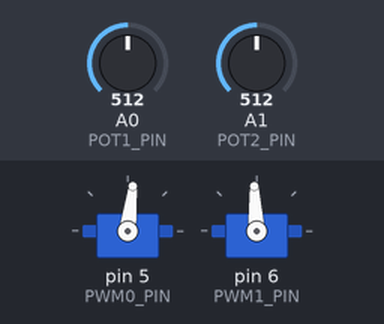
The sketch below on a simulated Arduino Uno, built with avr-gcc and run on an emulated ATmega328P. Parts: 2 × servo. Inputs (shaded band) come from the test bench; at power-on: A1 (POT2_PIN) = 512, A0 (POT1_PIN) = 512.

Above: at 1.2 s.
1.3 s: A1 (POT2_PIN) set to 528
At 2.2 s:
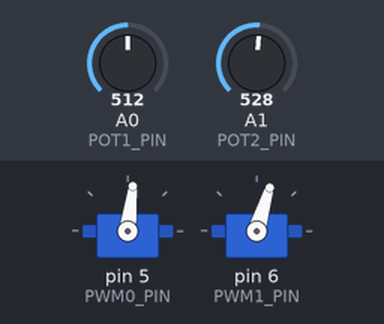
2.8 s: A1 (POT2_PIN) set to 511
At 3.4 s:
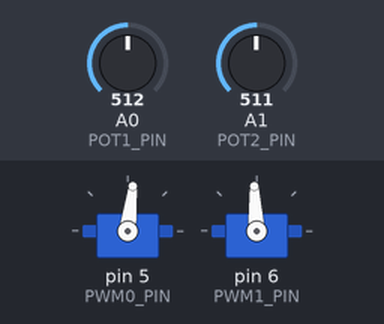
4.3 s: A1 (POT2_PIN) set to 306
At 5.5 s:
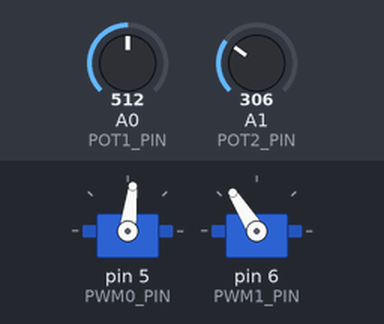
5.8 s: A1 (POT2_PIN) set to 716
At 6.8 s:
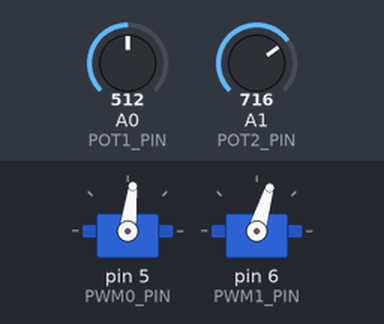
Timing chart, 0 to 8.3 s (numbered marks = the images above; inputs shaded):
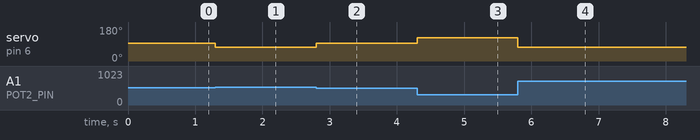

The sketch:

Telescope_Firmware_V2.ino
```cpp
// Title: Telescope Firmware
// Description: Firmware for Pan/Tilt Telescope System
// Usage: Upload to Arduino and send UART data
// Note: Arduino expects a character 'h' or 'v' depending on which motor to control followed by an int
// that indicates the desired degree rotation for the corresponding motor

#include <Arduino.h>
#include <Servo.h>

// Pin Definitions
#define POT1_PIN A0 // Telescope Arm Elevation Potentiometer Wiper Pin
#define POT2_PIN A1 // Telesceop Arm Azimuth Poteniometer Wiper Pin
#define PWM0_PIN 5  // Linear Actuator PWM
#define PWM1_PIN 6  // DC Motor PWM

// Mathematic Definitions
#define GEAR_RATIO 3 // Gear ratio from horizontal telescope arm gear to potentiometer gear
#define H_MIN_ANGLE 0 // 0.00 degrees min horizontal angle
#define V_MIN_ANGLE 0 // 0.00 degrees min vertical angle
#define H_MAX_ANGLE 36000 //360.00 degrees max horizontal angle
#define V_MAX_ANGLE 9000 // 90.00 degrees max vertical angle
#define H_POT_VAL_0 510 // Potentiometer value for 0 degree horizontal rotation
#define V_POT_VAL_0 45 // Potentiometer value for 0 degree vertical rotation
#define H_POT_ROT 101 // Change in horizontal potentiometer value for 1 rotation
// #define H_POT_ROT 110 // Change in horizontal potentiometer value for 1 rotation
#define H_POT_VAL_360 H_POT_VAL_0 + H_POT_ROT*GEAR_RATIO // Potentiometer value for 360 degree horizontal rotation
#define V_POT_VAL_90 425 // Potentiometer value for 90 degree vertical rotation
#define H_POT_TOL 2 // +/- Tolerance in horizontal potentiometer value (total horizontal error is twice this value)
#define V_POT_TOL 2 // +/- Tolerance in vertical potentiometer value (total vertical error is twice this value)
static float H_SLOPE = float(H_POT_VAL_360-H_POT_VAL_0)/float(H_MAX_ANGLE-H_MIN_ANGLE); // Slope for mapping horizontal degree to potentiometer value
static float H_OFFSET = H_POT_VAL_360-H_SLOPE*H_MAX_ANGLE; // Offset for mapping horizontal degree to potentiometer value
static float V_SLOPE = float(V_POT_VAL_90-V_POT_VAL_0)/float(V_MAX_ANGLE-V_MIN_ANGLE); // Slope for mapping vertical degree to potentiometer value
static float V_OFFSET = V_POT_VAL_90-V_SLOPE*V_MAX_ANGLE; // Offset for mapping horizontal degeree to potentiometer value

#define LIN_MIN_PULSE 1400 // Min pulse width in microseconds for Lin Motor PWM
#define LIN_MAX_PULSE 1600 // Max pulse width in microseconds for Lin Motor PWM
#define DC_MIN_PULSE 1300 // Min pulse width in microseconds for DC Motor PWM
#define DC_MAX_PULSE 1800 // Max pulse width in microseconds for DC Motor PWM

// Initial Degree Values
static unsigned int INITIAL_V = 4500;
static unsigned int INITIAL_H = 0;

// Motor States
#define MOTOR_STOPPED 0
#define MOTOR_FORWARDS 1
#define MOTOR_BACKWARDS 2

// Servo object
Servo pwm0;
Servo pwm1;

// Potentiometer Position Variables
unsigned int v_pot1Val = 0; // Value of elevation potentiometer
unsigned int h_pot2Val = 0; // Value of azimuth potentiometer
long v_target = 0; // Target elevation potentiometer value
long h_target = 0; // Target azimuth potentiometer value
bool v_state = MOTOR_STOPPED; // Indicates state of the linear actuator DC motor
bool h_state = MOTOR_STOPPED; // Indicates state of the horizontal rotation DC motor

// UART Received Byte Array
byte incomingBytes[3];

// Update linear actuator function
void updateLin(unsigned int degree) {
  // Calculate new vertical target potentiometer position from desired degree rotation
  v_target = long(V_SLOPE*degree + V_OFFSET);
}

// Update DC Motor target position
void updateDC(unsigned int degree) {
  // Calculates new horizontal target potentiometer position from desired degree rotation
  h_target = long(H_SLOPE*degree + H_OFFSET);
}

void setup() {
  Serial.begin(115200);
  while (!Serial)
    ;
  // Serial.println("Program Start\n");
  // End of Debug Serial

  pwm0.attach(PWM0_PIN);
  pwm1.attach(PWM1_PIN);

  // Set PWM to default values
  pwm0.writeMicroseconds(1500);  // Linear Actuator PWM set to neutral
  pwm1.writeMicroseconds(1500);  // DC Motor PWM set to neutral

  // Initialize target values to 0 degrees
  updateLin(INITIAL_V);
  updateDC(INITIAL_H);
}

void loop() {
  // Update potentiometer values
  v_pot1Val = analogRead(POT1_PIN);
  h_pot2Val = analogRead(POT2_PIN);

  // Vertical Rotation Linear Actuator Control Loop
  if((v_state != MOTOR_STOPPED) && (abs(v_pot1Val - v_target) <= V_POT_TOL)) {
    pwm0.writeMicroseconds(1500); // Stop Linear Actuator motor
    v_state = MOTOR_STOPPED;
  }
  else if((abs(v_pot1Val - v_target) > V_POT_TOL)) {
    // Check if arm passed desired position
    if((v_state != MOTOR_BACKWARDS) && (v_pot1Val - v_target > 0)) {
      pwm0.writeMicroseconds(LIN_MIN_PULSE); // Move motor backwards
      v_state = MOTOR_BACKWARDS;
    }
    else if ((v_state != MOTOR_FORWARDS) && (v_pot1Val - v_target < 0)){
      pwm0.writeMicroseconds(LIN_MAX_PULSE); // Move motor forwards
      v_state = MOTOR_FORWARDS;
    }
  }

  // Horizontal Rotation DC Motor Control Loop
  if((h_state != MOTOR_STOPPED) && (abs(h_pot2Val - h_target) <= H_POT_TOL)) {
    pwm1.writeMicroseconds(1500); // Stop DC motor
    h_state = MOTOR_STOPPED;
  }
  else if((abs(h_pot2Val - h_target) > H_POT_TOL)) {
    // Check if arm passed desired position
    if((h_state != MOTOR_BACKWARDS) && (h_pot2Val - h_target > 0)) {
      pwm1.writeMicroseconds(DC_MIN_PULSE); // Move motor backwards
      h_state = MOTOR_BACKWARDS;
    }
    else if ((h_state != MOTOR_FORWARDS) && (h_pot2Val - h_target < 0)){
      pwm1.writeMicroseconds(DC_MAX_PULSE); // Move motor forwards
      h_state = MOTOR_FORWARDS;
    }
  }

  // Read from UART
  if (Serial.available() > 0) {
    Serial.readBytes(incomingBytes, 3);
    char angle_dir = incomingBytes[0];
    unsigned int uart_num = (incomingBytes[1] << 8) | (incomingBytes[2]);
    if(angle_dir == 'v'){
      updateLin(uart_num);
    }
    if(angle_dir == 'h'){
      updateDC(uart_num);
    }
  }
}
```

Measured:
- the behaviour switches between 512 and 513 on A1 (POT2_PIN) (found by bisection; images 0 and 1)
- after the input at 1.3 s, servo on pin 6 (PWM1_PIN): 93° → 73° at once
- after the input at 2.8 s, servo on pin 6 (PWM1_PIN): 73° → 93° at once
- after the input at 4.3 s, servo on pin 6 (PWM1_PIN): 93° → 122° at once
- after the input at 5.8 s, servo on pin 6 (PWM1_PIN): 122° → 73° at once
